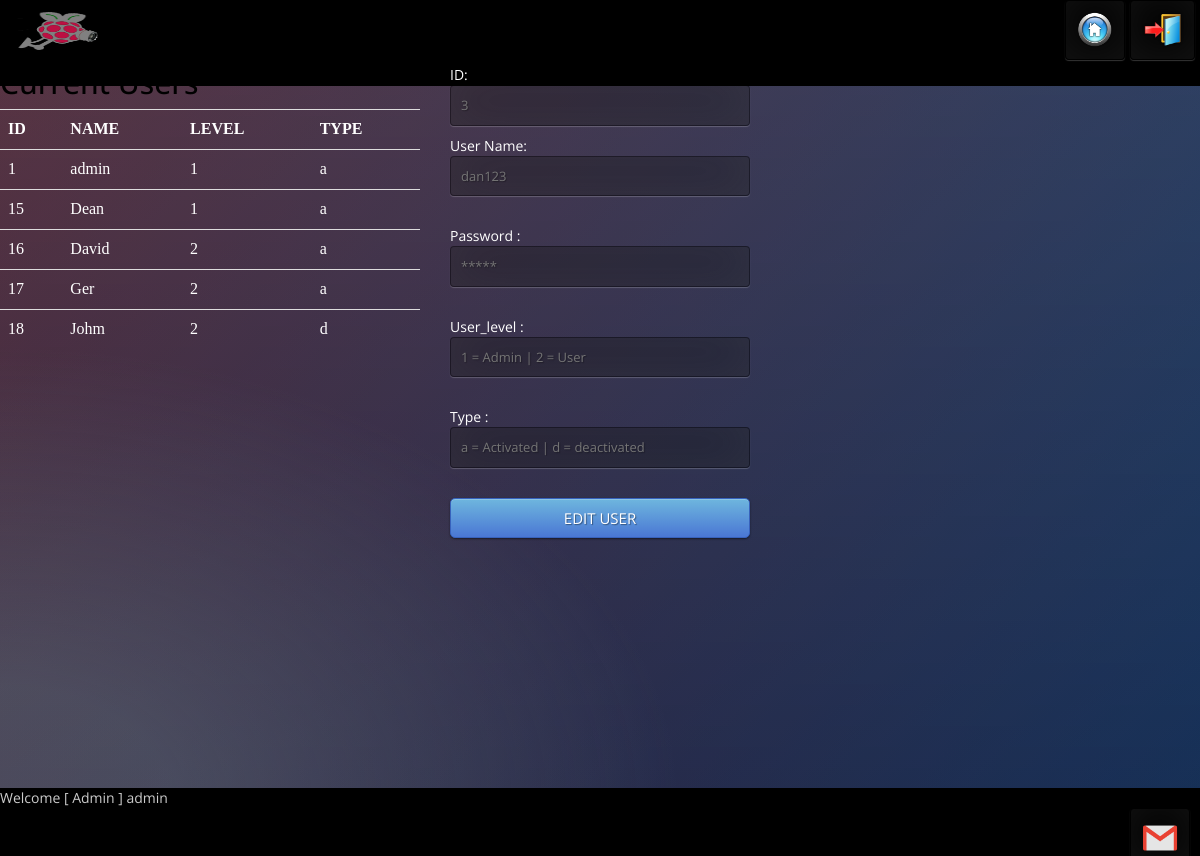
/pi/templates/edit_user.php (signed in), run on the app's committed database.
### tables this page shows
CREATE TABLE `user_level` (
  `id` int(11) NOT NULL,
  `name` varchar(255) NOT NULL
);

CREATE TABLE `users` (
  `id` int(11) NOT NULL AUTO_INCREMENT,
  `username` varchar(255) NOT NULL,
  `password` varchar(255) NOT NULL,
  `user_level` int(11) NOT NULL,
  `type` varchar(11) NOT NULL,
  PRIMARY KEY (`id`)
);

### pi/templates/func.php (called while the page is built, shortened)
<?php
function loggedin(){
	if(isset($_SESSION['user_id']) && !empty($_SESSION['user_id'])){
		return true;
	}else{
		return false;
	}
}
if(loggedin()){
	$my_id = $_SESSION['user_id'];
	$user_query = mysql_query("SELECT username, user_level FROM users WHERE id='$my_id'");
	$run_user = mysql_fetch_array($user_query);
	$username = $run_user['username'];
	$user_level = $run_user['user_level'];
	$query_level = mysql_query("SELECT name FROM user_level WHERE id='$user_level'");
	$run_level = mysql_fetch_array($query_level);
	$level_name = $run_level['name'];
	}
?>

### pi/templates/edit_user.php (the view, shortened to what this page needs)
<html>
<head>
</head>
<body>
<link rel='stylesheet' type='text/css' href='../css/bootstrap.min.css'/>
<?php
include('../templates/func.php');
include('../templates/title_bar.php');
echo "<form action='../templates/cam_view.php'>";
echo "<input type='image' src='../images/home.png' style='position: absolute; top: 0px; right: 75px; width:60px; height:60px;' alt=''submit>";
echo "</form>";
?>
<h3> Edit User: </h3>
<?php
$sql    = "SELECT `username`, `id` , `user_level` , `type`
           FROM `users`
           ORDER BY `id` ASC";
$result = mysql_query($sql);
echo "<table class='table' style='width:35%; font-family:Century Gothic;'><font color='white' font family='white'>";
		echo "<h2><font color='black'>Current Users </font></h2>";
		echo "<tr><font color='white'>";
		echo "<th><font color='white'>ID</th>
		<th><font color='white'>NAME</th>
		<th><font color='white'>LEVEL</th>
		<th><font color='white'>TYPE</th>";
		echo "</tr>";
	while($user = mysql_fetch_array($result)){
		echo "<tr>";
			echo "<td> <font color='white'>" .$user['id']. "</td>";
			echo "<td> <font color='white'>" .$user['username']. "</td>";
			echo "<td> <font color='white'>" .$user['user_level']. "</td>";
			echo "<td> <font color='white'>" .$user['type']. "</font></td>";
		echo "</tr>";
	}
echo "</font></table>";
?>
<form method='post'>
<div class='login' style='position: absolute; top: 215px;'>
<form id='thisform'>
ID: <br/>
<input type="text" name="id" placeholder="3">
User Name: <br/>
<input type="text" name="username" placeholder="dan123">
<br/><br/>
Password : <br/>
<input type="password" name="password" placeholder="*****">
<br/><br/>
User_level : <br/>
<input type="text" name="user_level" placeholder="1 = Admin | 2 = User">
<br/><br/>
Type : <br/>
<input type="text" name="type" placeholder="a = Activated | d = deactivated">
<br/><br/>
<button type="submit" name='submit' class="btn btn-primary btn-block btn-large">EDIT USER</button>
</div>
</body>
</html>

### pi/templates/title_bar.php (shortened to what this page needs)
<link rel='stylesheet' type='text/css' href='../css/head_foot.css'/>
<link rel='stylesheet' type='text/css' href='../css/popdown.css'/>
<head>
</head>
<html>
<div>
<body>
	<div id="fixedheader">
	<img src='../images/pi.png' style='width:110px;height:60px;'>
	<?php
	if(loggedin()){
	?>
	<form action="../templates/logout.php">
	<input type="image" src="../images/logout.png" style="position: absolute; top: 0px; right: 5px; width:65px; height:60px;" alt="submit">
	</form>
	<?php
	} else{
	?>
	<button onclick="window.location.href='about.php'" style='position: absolute; top: 8px; right: 8px;' class='dropbtn'>About</button>
	<?php
	}
	?>
	</div>
	<link rel='stylesheet' type='text/css' href='../css/login.css'/>
	<div id="fixedfooter"><p>Welcome [ <?php echo $level_name; ?> ] <?php echo $username ?></p></div>
	<form action="https://mail.google.com/">
	<input type='image' src='../images/gmail.png' style='position: absolute; bottom: -22px; right: 10px; width:60px; height:60px;' alt='submit'>
	</form>
</body>
</div>
</html>

### pi/css/head_foot.css (style rules this page uses)
body { color: #CCC; background-image: url(../images/background.jpg); }
div#fixedheader { position:fixed; top:0px; left:0px; width:100%; color:#CCC; background:#000000; height:10%; }
div#fixedfooter { position:fixed; bottom:0px; left:0px; width:100%; color:#CCC; background:#000000; height:8%; }
h3 { color: #CCC; }

### data on the page
user_level: name "Admin"
users: username "admin", id "1", user_level "1", type "a"
users: id "15", username "Dean", user_level "1", type "a"
users: id "16", username "David", user_level "2", type "a"
users: id "17", username "Ger", user_level "2", type "a"
users: id "18", username "Johm", user_level "2", type "d"
